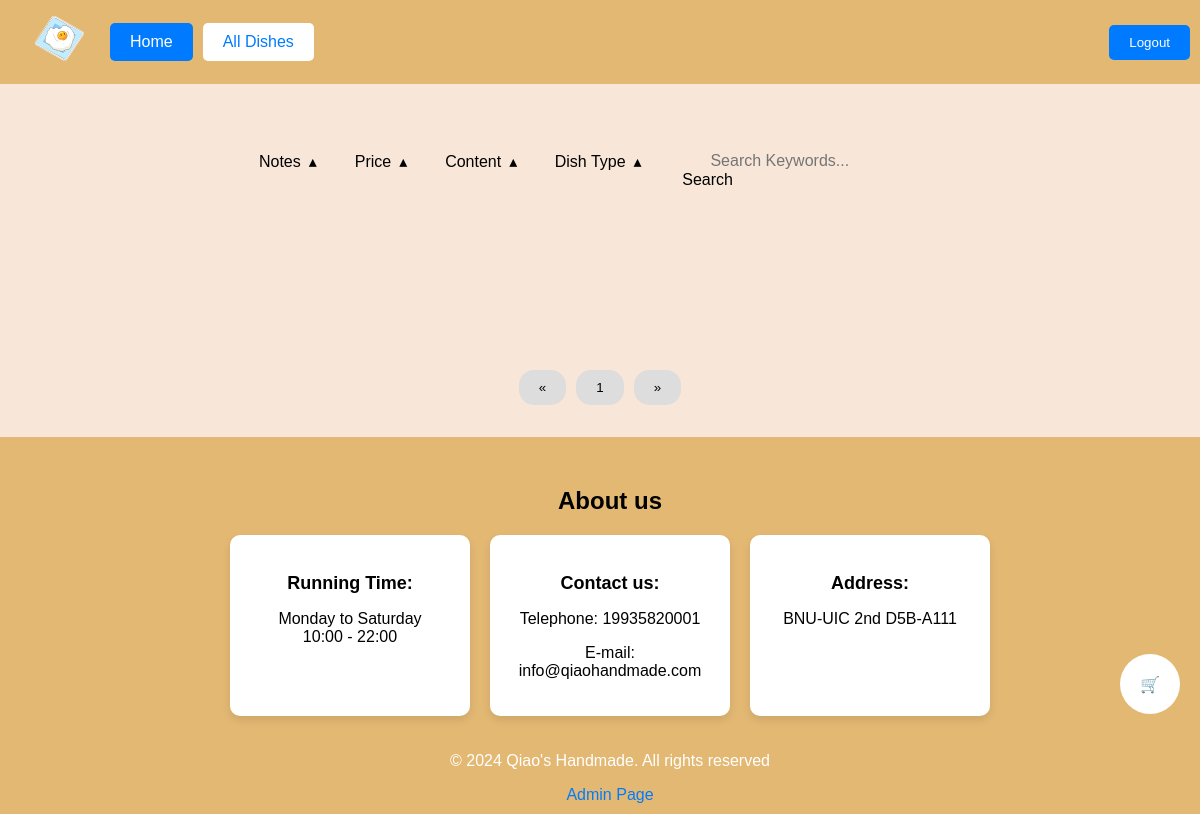
The app's page /menu.php?keyword=Roasted Garlic Tofu Grill (signed in), older data.
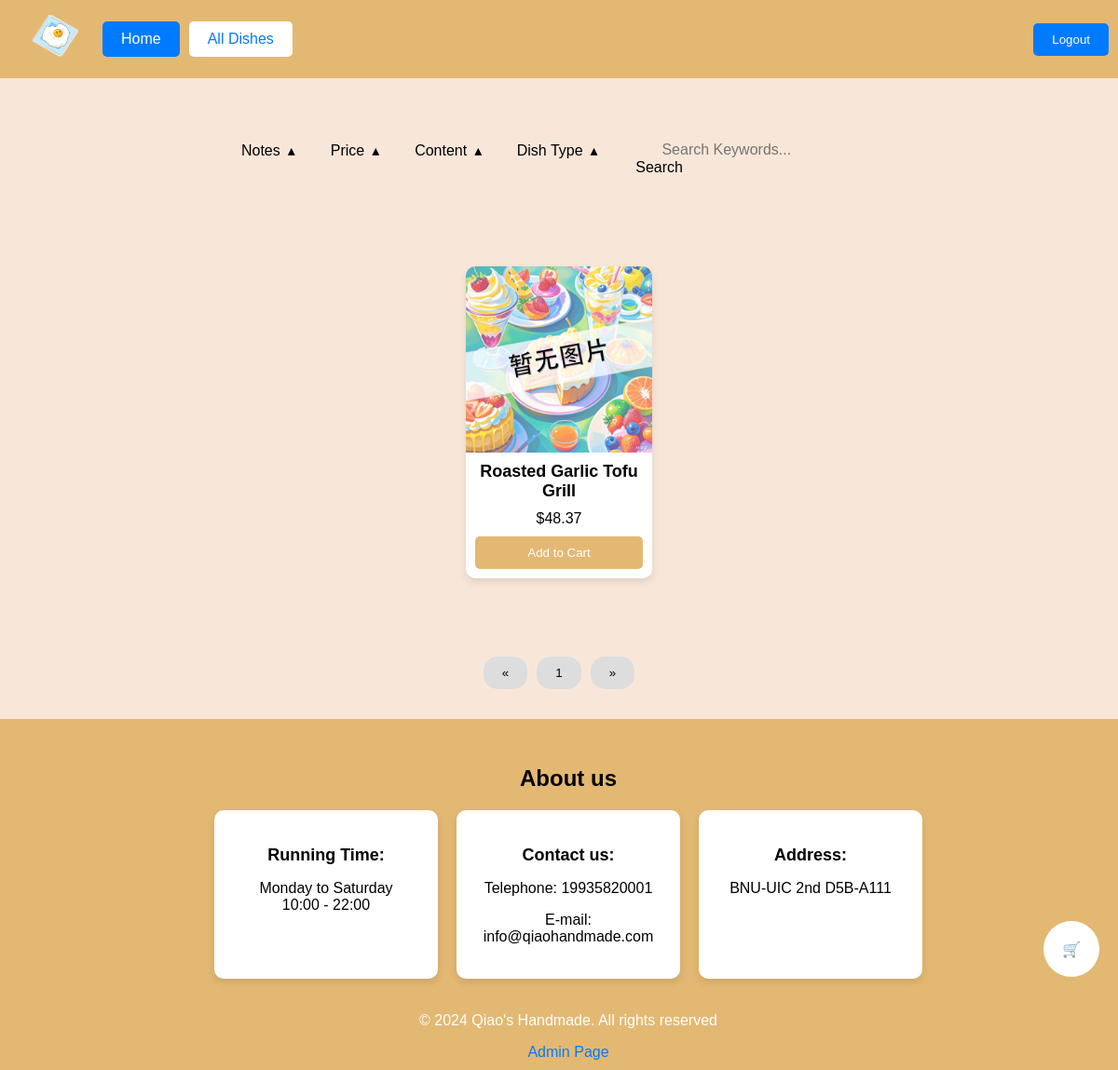
The same page, newer data.
### tables this page shows
CREATE TABLE IF NOT EXISTS `menu` (
                                      `dish_id` INT NOT NULL AUTO_INCREMENT,
                                      `dish_name` VARCHAR(100) NOT NULL,
                                      `ingredient` TEXT,
                                      `description` TEXT,
                                      `type` VARCHAR(50) DEFAULT NULL,
                                      `price` DECIMAL(10, 2) NOT NULL,
                                      `amount` INT NOT NULL,
                                      `note` TEXT,
                                      `image` LONGBLOB,
                                      PRIMARY KEY (`dish_id`)
);

### menu.php (the view, shortened to what the changed rows need)
<!DOCTYPE html>
<html lang="zh">
<head>
    <link rel="stylesheet" type="text/css" href="styles.css">
</head>
<body>
<?php
include 'connectdb.php';
$dishesPerPage = 12;
$page = isset($_GET['page']) ? (int)$_GET['page'] : 1;
$offset = ($page - 1) * $dishesPerPage;
$filters = array();
$params = array();
if (isset($_GET['keyword']) && !empty($_GET['keyword'])) {
    $filters[] = "dish_name LIKE :keyword OR description LIKE :keyword";
    $params[':keyword'] = '%' . $_GET['keyword'] . '%';
}
$sql = "SELECT * FROM menu";
if (!empty($filters)) {
    $sql .= " WHERE " . implode(" AND ", $filters);
}
$sql .= " LIMIT :offset, :limit";
$stmt = $conn->prepare($sql);
$stmt->bindValue(':offset', $offset, PDO::PARAM_INT);
$stmt->bindValue(':limit', $dishesPerPage, PDO::PARAM_INT);
foreach ($params as $key => $value) {
    $stmt->bindValue($key, $value);
}
$stmt->execute();
$dishes = $stmt->fetchAll(PDO::FETCH_ASSOC);
?>
<header>
    <div class="logo-container">
    </div>
    <div>
    </div>
</header>
<div class="reserved_area" style="height: 32px;"></div>
<div class="selector-outside">
    <div class="selector-container">
    </div>
</div>
<section class="recommended-dishes" style="margin-top: 0;">
    <section class="dishes-display">
            <div class="dishes-container" style="margin-left: 3%; margin-right: 3%;">
                <?php foreach ($dishes as $dish): ?>
                    <div class="dish">
                        <?php if ($dish['image']): ?>
                            <img
                                 alt="<?php echo htmlspecialchars($dish['dish_name']); ?>"
                                 loading="lazy"
                                 oncontextmenu="return false"
                                 onselectstart="return false"
                                 ondragstart="return false"
                                 onbeforecopy="return false"
                                 oncopy="document.selection.empty()"
                                 onselect="document.selection.empty()">
                        <?php else: ?>
                            <img src="./nodish.jpg"
                                 alt="No Image Available"
                                 loading="lazy"
                                 oncontextmenu="return false"
                                 onselectstart="return false"
                                 ondragstart="return false"
                                 onbeforecopy="return false"
                                 oncopy="document.selection.empty()"
                                 onselect="document.selection.empty()">
                        <?php endif; ?>
                        <div class="dish-info">
                            <div class="name"><?php echo $dish['dish_name']; ?></div>
                            <div class="price"><?php echo '$' . $dish['price']; ?></div>
                            <button class="add-to-cart-button" id="add-to-cart_<?php echo $dish['dish_id']; ?>">Add to Cart</button>
                        </div>
                    </div>
                <?php endforeach; ?>
            </div>
    </section>
</section>
<section class="page-navigation">
    <div class="pagination">
    </div>
</section>
<div class="reserved_area" style="height: 32px;"></div>
<footer>
    <section class="other-information" style="color: #000000;">
        <h2>About us</h2>
    </section>
    <div class="footer-content">
    </div>
</footer>
<div id="cart-float" onclick="openCart()" >
    🛒
</div>
</body>
</html>

Row changes from the older to the newer data that the page shows:
added menu: dish_name "Roasted Garlic Tofu Grill", price "48.37"
